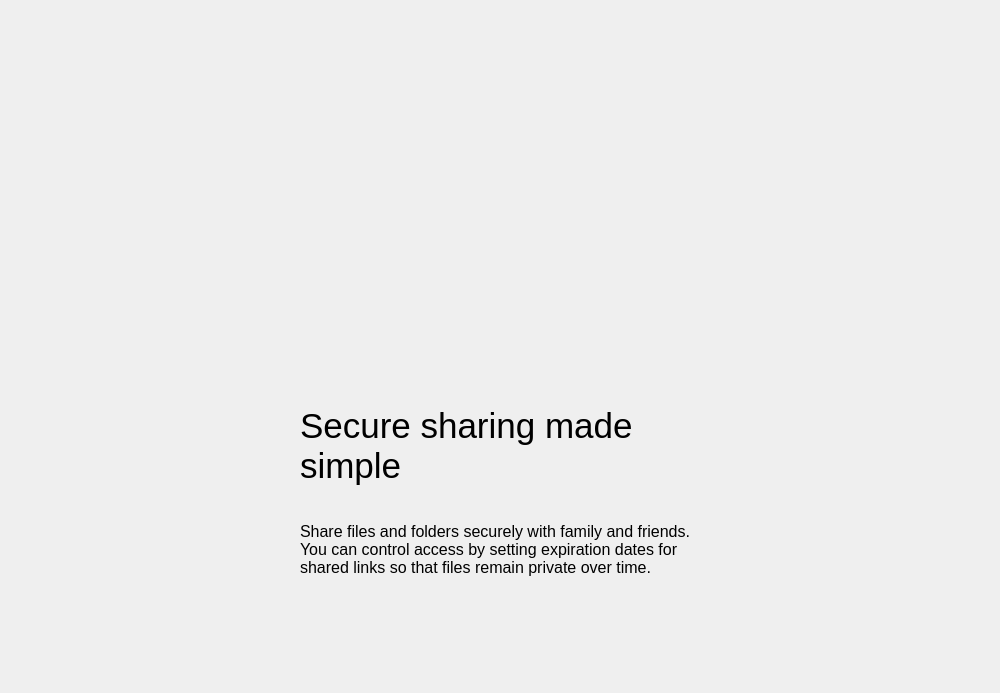
<?xml version="1.0" encoding="UTF-8"?>
<ui version="4.0" connectslotsbyname="false">
 <class>OnboardingPage5</class>
 <widget class="QWidget" name="OnboardingPage5">
  <property name="geometry">
   <rect>
    <x>0</x>
    <y>0</y>
    <width>1000</width>
    <height>693</height>
   </rect>
  </property>
  <property name="sizePolicy">
   <sizepolicy hsizetype="Preferred" vsizetype="Preferred">
    <horstretch>0</horstretch>
    <verstretch>0</verstretch>
   </sizepolicy>
  </property>
  <property name="minimumSize">
   <size>
    <width>1000</width>
    <height>693</height>
   </size>
  </property>
  <property name="maximumSize">
   <size>
    <width>1192</width>
    <height>16777215</height>
   </size>
  </property>
  <property name="windowTitle">
   <string>Form</string>
  </property>
  <layout class="QVBoxLayout" name="verticalLayout">
   <property name="leftMargin">
    <number>0</number>
   </property>
   <property name="topMargin">
    <number>0</number>
   </property>
   <property name="rightMargin">
    <number>0</number>
   </property>
   <property name="bottomMargin">
    <number>0</number>
   </property>
   <item>
    <widget class="QFrame" name="frame">
     <property name="frameShape">
      <enum>QFrame::Shape::NoFrame</enum>
     </property>
     <property name="frameShadow">
      <enum>QFrame::Shadow::Raised</enum>
     </property>
     <layout class="QVBoxLayout" name="verticalLayout_2">
      <property name="spacing">
       <number>0</number>
      </property>
      <property name="leftMargin">
       <number>0</number>
      </property>
      <property name="topMargin">
       <number>100</number>
      </property>
      <property name="rightMargin">
       <number>0</number>
      </property>
      <property name="bottomMargin">
       <number>105</number>
      </property>
      <item alignment="Qt::AlignmentFlag::AlignHCenter">
       <widget class="QLabel" name="label">
        <property name="sizePolicy">
         <sizepolicy hsizetype="Fixed" vsizetype="Fixed">
          <horstretch>0</horstretch>
          <verstretch>0</verstretch>
         </sizepolicy>
        </property>
        <property name="minimumSize">
         <size>
          <width>400</width>
          <height>282</height>
         </size>
        </property>
        <property name="maximumSize">
         <size>
          <width>400</width>
          <height>282</height>
         </size>
        </property>
        <property name="text">
         <string/>
        </property>
        <property name="pixmap">
         <pixmap resource="onboarding_res.qrc">:/res/onboarding_5@x2.png</pixmap>
        </property>
        <property name="scaledContents">
         <bool>true</bool>
        </property>
        <property name="textInteractionFlags">
         <set>Qt::TextInteractionFlag::NoTextInteraction</set>
        </property>
       </widget>
      </item>
      <item>
       <spacer name="verticalSpacer">
        <property name="orientation">
         <enum>Qt::Orientation::Vertical</enum>
        </property>
        <property name="sizeType">
         <enum>QSizePolicy::Policy::Fixed</enum>
        </property>
        <property name="sizeHint" stdset="0">
         <size>
          <width>1</width>
          <height>24</height>
         </size>
        </property>
       </spacer>
      </item>
      <item alignment="Qt::AlignmentFlag::AlignHCenter">
       <widget class="QLabel" name="label_2">
        <property name="sizePolicy">
         <sizepolicy hsizetype="Fixed" vsizetype="Preferred">
          <horstretch>0</horstretch>
          <verstretch>0</verstretch>
         </sizepolicy>
        </property>
        <property name="minimumSize">
         <size>
          <width>400</width>
          <height>80</height>
         </size>
        </property>
        <property name="maximumSize">
         <size>
          <width>400</width>
          <height>80</height>
         </size>
        </property>
        <property name="font">
         <font>
          <pointsize>26</pointsize>
         </font>
        </property>
        <property name="text">
         <string>Secure sharing made simple</string>
        </property>
        <property name="wordWrap">
         <bool>true</bool>
        </property>
        <property name="textInteractionFlags">
         <set>Qt::TextInteractionFlag::NoTextInteraction</set>
        </property>
       </widget>
      </item>
      <item>
       <spacer name="verticalSpacer_2">
        <property name="orientation">
         <enum>Qt::Orientation::Vertical</enum>
        </property>
        <property name="sizeType">
         <enum>QSizePolicy::Policy::Fixed</enum>
        </property>
        <property name="sizeHint" stdset="0">
         <size>
          <width>1</width>
          <height>24</height>
         </size>
        </property>
       </spacer>
      </item>
      <item alignment="Qt::AlignmentFlag::AlignHCenter">
       <widget class="QLabel" name="label_3">
        <property name="sizePolicy">
         <sizepolicy hsizetype="Fixed" vsizetype="Preferred">
          <horstretch>0</horstretch>
          <verstretch>0</verstretch>
         </sizepolicy>
        </property>
        <property name="minimumSize">
         <size>
          <width>400</width>
          <height>0</height>
         </size>
        </property>
        <property name="maximumSize">
         <size>
          <width>400</width>
          <height>16777215</height>
         </size>
        </property>
        <property name="font">
         <font>
          <pointsize>12</pointsize>
         </font>
        </property>
        <property name="text">
         <string>Share files and folders securely with family and friends. You can control access by setting expiration dates for shared links so that files remain private over time.</string>
        </property>
        <property name="wordWrap">
         <bool>true</bool>
        </property>
        <property name="textInteractionFlags">
         <set>Qt::TextInteractionFlag::NoTextInteraction</set>
        </property>
       </widget>
      </item>
     </layout>
    </widget>
   </item>
  </layout>
 </widget>
 <resources>
  <include location="onboarding_res.qrc"/>
 </resources>
 <connections/>
 <designerdata>
  <property name="gridDeltaX">
   <number>10</number>
  </property>
  <property name="gridDeltaY">
   <number>10</number>
  </property>
  <property name="gridSnapX">
   <bool>true</bool>
  </property>
  <property name="gridSnapY">
   <bool>true</bool>
  </property>
  <property name="gridVisible">
   <bool>true</bool>
  </property>
 </designerdata>
</ui>
